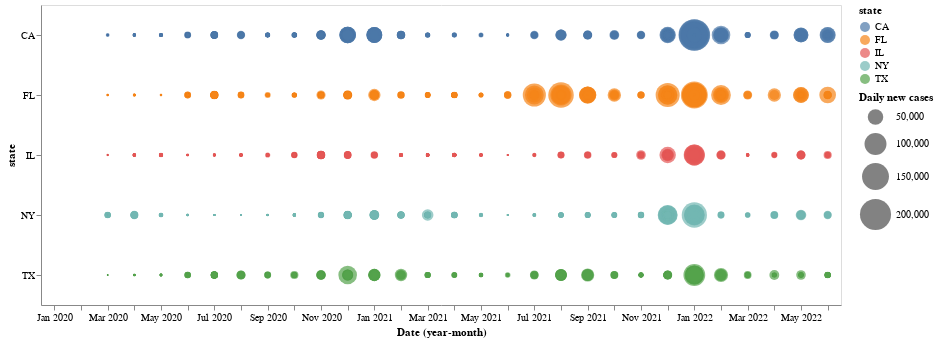

The notebook cell saved with this chart:
### Code cell
top_impacted_states = usa_state_confirmed_death_df.nlargest(n=5, columns=['Date','Confirmed']).state.head(5).tolist()

print(top_impacted_states)

print(usa_state_confirmed_death_df.head())
top_five_state_df=usa_state_confirmed_death_df[usa_state_confirmed_death_df['state'].isin(top_impacted_states)]

print(top_five_state_df.head())

alt.Chart(top_five_state_df).mark_circle().encode(
    x='yearmonth(Date):O',
    y='state',
    color='state',
    size=alt.Size('new_cases:Q',
        scale=alt.Scale(range=[0, 1000]),
        legend=alt.Legend(title='Daily new cases')
    ) 
).properties(
    width=800,
    height=300
)

### Figure 1 — Vega-Lite specification as saved in the notebook (floating-point values rounded to 4 significant figures; data arrays with more than 128 entries replaced by an {"elided": "..."} marker saying what was removed)
{"config": {"view": {"continuousWidth": 400, "continuousHeight": 300}}, "data": {"name": "data-62bd64406be0aa15f9bb2fb4f903c5e5"}, "mark": "circle", "encoding": {"color": {"field": "state", "type": "nominal"}, "size": {"field": "new_cases", "legend": {"title": "Daily new cases"}, "scale": {"range": [0, 1000]}, "type": "quantitative"}, "x": {"field": "Date", "timeUnit": "yearmonth", "type": "ordinal"}, "y": {"field": "state", "type": "nominal"}}, "height": 300, "width": 800, "$schema": "https://vega.github.io/schema/vega-lite/v4.17.0.json", "datasets": {"data-62bd64406be0aa15f9bb2fb4f903c5e5": {"elided": "4375 records"}}}
